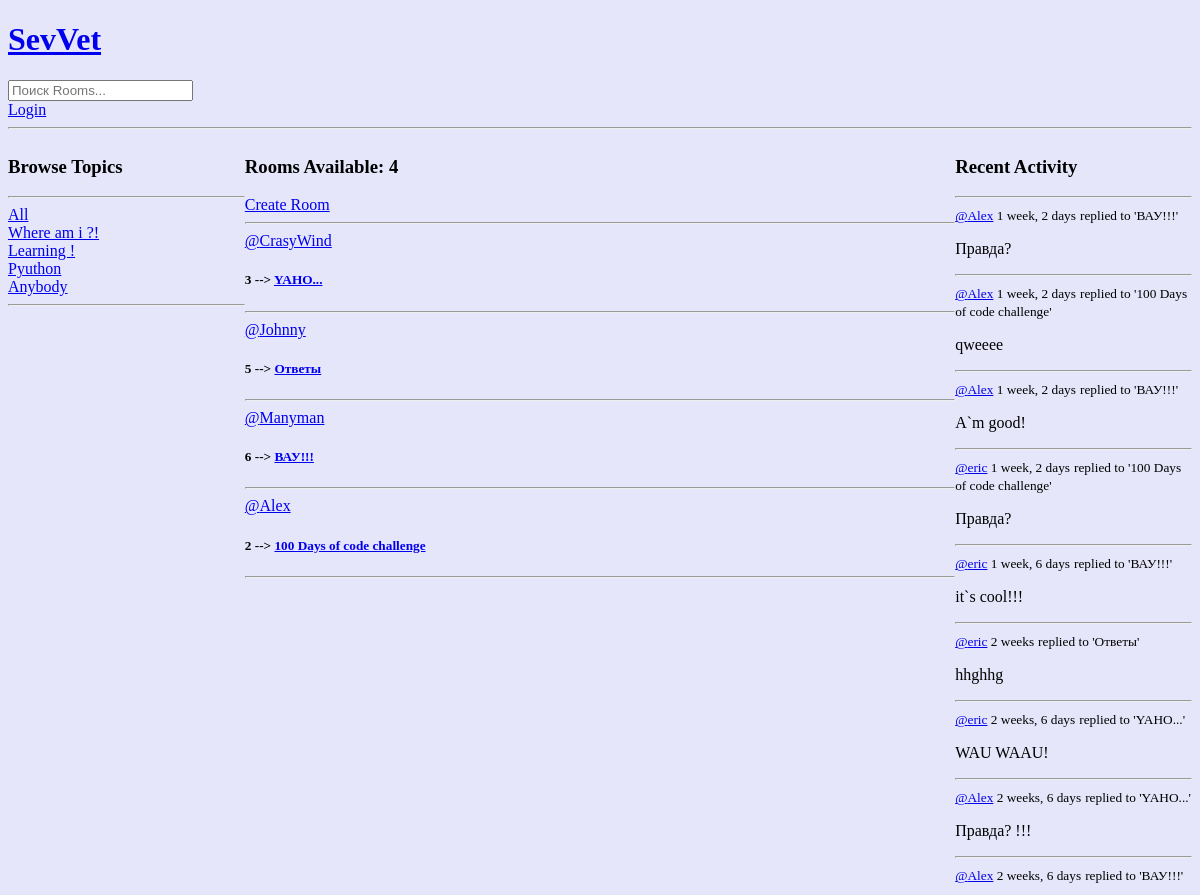
The app's page / (upper part), older data.
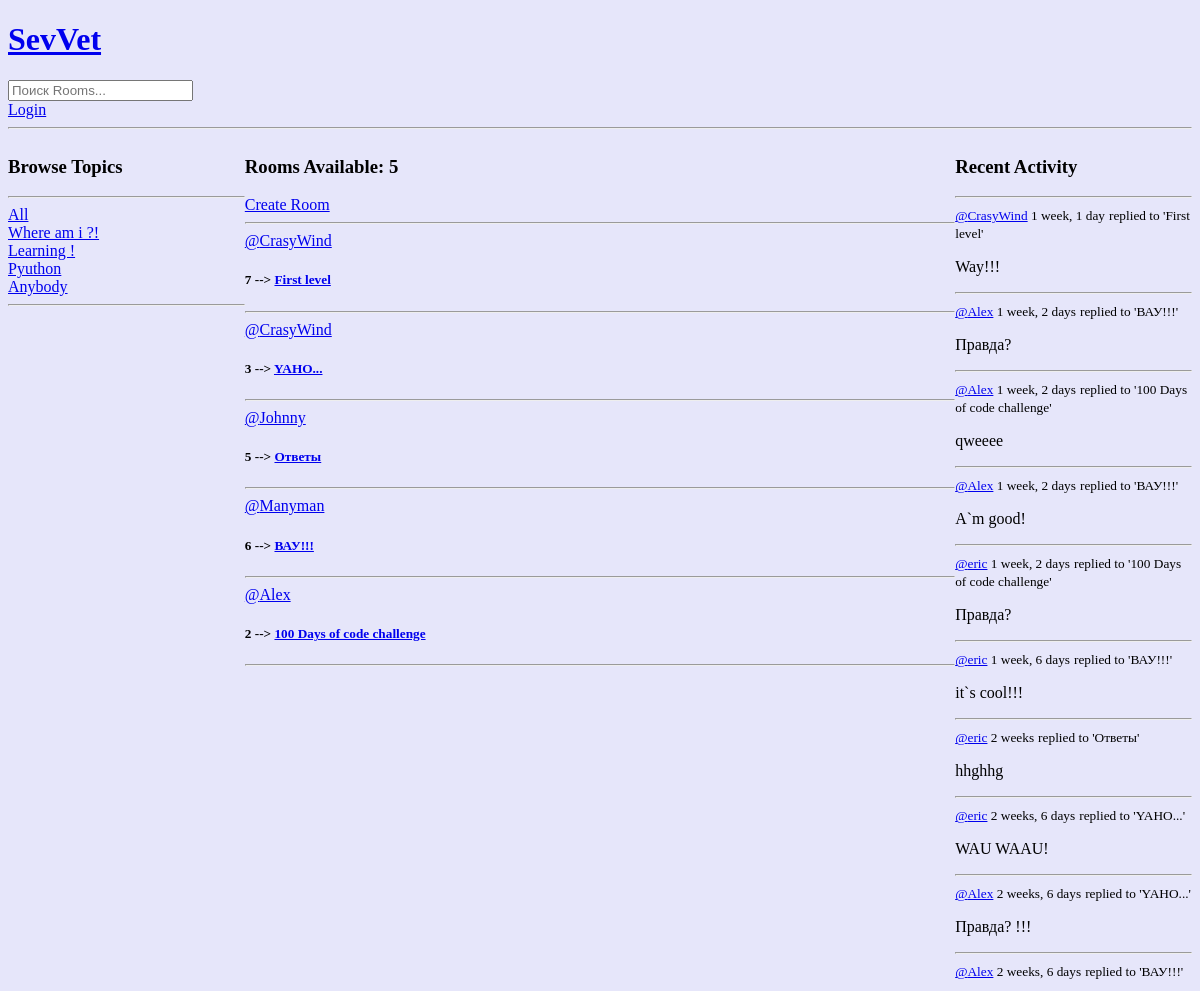
The same page, newer data.
### Base/models.py (models this page shows, shortened)
class Topic(models.Model):
    objects = None
    name = models.CharField(max_length=200)

class Room(models.Model):
    host = models.ForeignKey(User, on_delete=models.SET_NULL, null=True)
    topic = models.ForeignKey(Topic, on_delete=models.SET_NULL, null=True)
    objects = None
    name = models.CharField(max_length=200)
    description = models.TextField(null=True, blank=True)
    participants = models.ManyToManyField(User, related_name='participants', blank=True)
    update = models.DateTimeField(auto_now=True)
    created = models.DateTimeField(auto_now_add=True)
    class Meta:
        ordering = ['-update', '-created']
    def __str__(self):
        return self.name

class Message(models.Model):
    objects = None
    users = models.ForeignKey(User, on_delete=models.CASCADE)
    room = models.ForeignKey(Room, on_delete=models.CASCADE)
    body = models.TextField()
    update = models.DateTimeField(auto_now=True)
    created = models.DateTimeField(auto_now_add=True)
    class Meta:
        ordering = ['-update', '-created'] # META - суперкласс, в данном случакпозволяющий сортировать по дате создания/обновления
    def __str__(self):
        return self.body[0:50] # сообщение будет содержать не более 50 символов на боковой панели

### Base/views.py (the view)
# urls.py: path('', views.home, name='home'),
def home(request):
    q = request.GET.get('q') if request.GET.get('q') != None else ''
    rooms = Room.objects.filter(
        Q(topic__name__icontains=q) |
        Q(name__icontains=q) |
        Q(description__icontains=q)
    )
    topics = Topic.objects.all()
    room_count = rooms.count()
    room_messages = Message.objects.filter(Q(room__topic__name__icontains=q))
    context = {'rooms': rooms, 'topics': topics, 'room_count': room_count, 'room_messages': room_messages}
    return render(request, 'Base/home.html', context)

### Base/templates/Base/home.html (shortened to what this page needs)
{% extends 'main.html' %}
{% block content %}
<div class="home-container">
    <div>
        {% include 'base/topic_component.html' %}
    </div>
    <div>
       {% include 'base/feed_component.html' %}
    </div>
    <div>
       {% include 'base/activity_component.html' %}
    </div>
</div>
{% endblock content%}

### Base/templates/Base/topic_component.html
<h3>Browse Topics</h3>
        <hr>
        <div>
            <a href="{% url 'home' %}">All</a>
        </div>
        {% for topic in topics %}
        <div>
            <a href="{% url 'home' %}?q={{ topic.name }}">{{ topic.name }}</a>
        </div>
        {% endfor%}
        <hr>

### Base/templates/Base/feed_component.html (shortened to what this page needs)
<h3> Rooms Available: {{ room_count }} </h3>
<a href="{% url 'create-room' %}">Create Room</a>
<hr>
<div>{% for room in rooms%}
            <div>
                <a href="{% url 'user-profile' room.host.id %}">@{{room.host.username}}</a>
                <h5>{{ room.id }} --> <a href="{% url 'room' room.id %}">{{room.name}}</a></h5>
                <hr>
            </div>
            {% endfor %}
 </div>

### Base/templates/Base/activity_component.html (shortened to what this page needs)
<h3>Recent Activity</h3>
        <hr>
        {% for message in room_messages %}
            <div>
                <small> <a href="{% url 'user-profile' message.users.id %}">@{{ message.users }}</a> {{ message.created|timesince }}</small>
                <small> replied to '{{ message.room }}'</small>
                <p>{{ message }}</p>
                <hr>
            </div>
        {% endfor %}

Row changes from the older to the newer data that the page shows:
added Room: host.username "CrasyWind", id "7", name "First level"
added Message: users "CrasyWind", created "1 week, 1 day", room "First level", body "Way!!!"
Text that changed along with them:
{{ room_count }}: "4" → "5"
